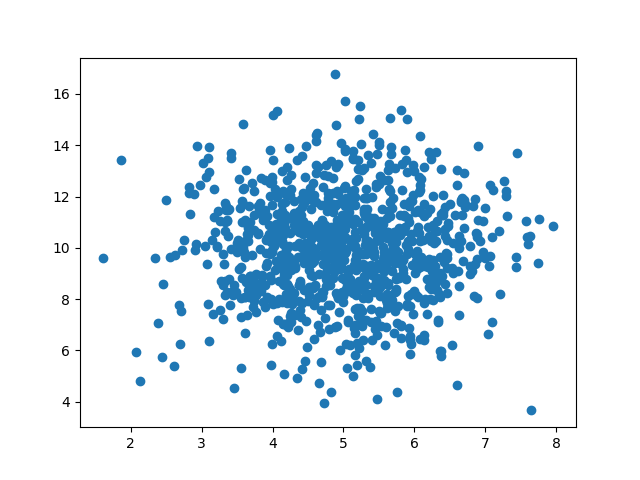

Recreate this plot in Python.
# Let us create two arrays that are both filled with 1000 random numbers from a normal data distribution.
import numpy
import matplotlib.pyplot as plt

# The first array will have the mean set to 5.0 with a standard deviation of 1.0.
x = numpy.random.normal(5.0, 1.0, 1000)

# The second array will have the mean set to 10.0 with a standard deviation of 2.0:
y = numpy.random.normal(10.0, 2.0, 1000)

plt.scatter(x, y)

plt.show()
